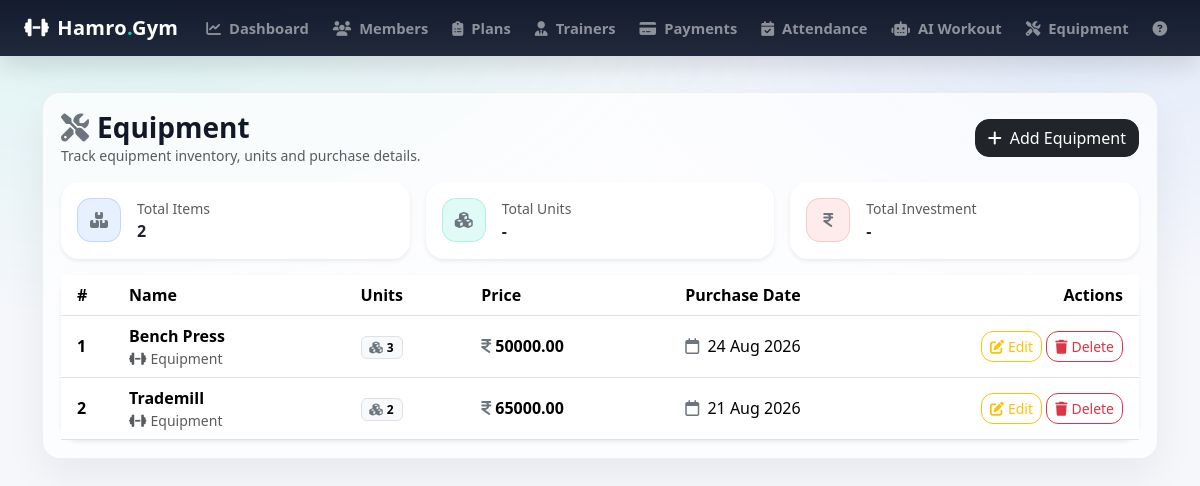
/admin_equipment/ (signed in), run on the app's committed database.
### gymapp/models.py (models this page shows, shortened)
class Equipment(models.Model):
    name = models.CharField(max_length=100)
    units = models.PositiveIntegerField(default=1)
    price = models.DecimalField(max_digits=8, decimal_places=2)
    purchase_date = models.DateField(default=timezone.now) # date when equipment was purchased
    is_active = models.BooleanField(default=True) # if remove/sold, mark as inactive instead of deleting records

### gymapp/views.py (the view)
    def wrapper(request, *args, **kwargs):
        if not request.user.is_authenticated or getattr(request.user, 'role', None) != 'ADMIN':
            messages.error(request, 'You must be logged in as an admin to access this page.')
            return redirect('admin_login')  # Redirect to the admin login page
        return view_func(request, *args, **kwargs)

### gymapp/views.py (called while the page is built)
def admin_required(view_func):
    def wrapper(request, *args, **kwargs):
        if not request.user.is_authenticated or getattr(request.user, 'role', None) != 'ADMIN':
            messages.error(request, 'You must be logged in as an admin to access this page.')
            return redirect('admin_login')  # Redirect to the admin login page
        return view_func(request, *args, **kwargs)
    return wrapper

@admin_required
def admin_equipment_list(request):
    search = request.GET.get('search', '')
    equipments = Equipment.objects.all().order_by('name') # order equipment by name
    if search:
        equipments = equipments.filter(name__icontains=search)
    return render(request, 'admin_equipment_list.html', {'equipments' : equipments, 'search':search})

### gymapp/templates/admin_equipment_list.html (shortened to what this page needs)
{% extends 'base.html' %}
{% block content %}
<div class="d-flex flex-wrap justify-content-between align-items-center gap-2 mb-3">
    <div>
        <h3 class="mb-0 fw-bold">
            <i class="fa-solid fa-screwdriver-wrench me-2 text-secondary"></i>Equipment
        </h3>
        <div class="text-muted small">Track equipment inventory, units and purchase details.</div>
    </div>
    <a href="{% url 'admin_equipment_add' %}" class="btn btn-dark" style="border-radius:14px;">
        <i class="fa-solid fa-plus me-2"></i>Add Equipment
    </a>
</div>
<div class="row g-3 mb-3">
    <div class="col-12 col-md-4">
        <div class="card border-0 shadow-sm" style="border-radius:18px;">
            <div class="card-body">
                <div class="d-flex align-items-center gap-3">
                    <div class="d-inline-flex align-items-center justify-content-center"
                         style="width:44px;height:44px;border-radius:14px;background:rgba(59,130,246,.12);border:1px solid rgba(59,130,246,.22);">
                        <i class="fa-solid fa-boxes-stacked text-secondary"></i>
                    </div>
                    <div>
                        <div class="text-muted small">Total Items</div>
                        <div class="fw-bold">{{ equipments|length }}</div>
                    </div>
                </div>
            </div>
        </div>
    </div>
    <div class="col-12 col-md-4">
        <div class="card border-0 shadow-sm" style="border-radius:18px;">
            <div class="card-body">
                <div class="d-flex align-items-center gap-3">
                    <div class="d-inline-flex align-items-center justify-content-center"
                         style="width:44px;height:44px;border-radius:14px;background:rgba(0,209,178,.12);border:1px solid rgba(0,209,178,.22);">
                        <i class="fa-solid fa-cubes text-secondary"></i>
                    </div>
                    <div>
                        <div class="text-muted small">Total Units</div>
                        <div class="fw-bold">{{ total_units|default:"-" }}</div>
                    </div>
                </div>
            </div>
        </div>
    </div>
    <div class="col-12 col-md-4">
        <div class="card border-0 shadow-sm" style="border-radius:18px;">
            <div class="card-body">
                <div class="d-flex align-items-center gap-3">
                    <div class="d-inline-flex align-items-center justify-content-center"
                         style="width:44px;height:44px;border-radius:14px;background:rgba(239,68,68,.10);border:1px solid rgba(239,68,68,.20);">
                        <i class="fa-solid fa-indian-rupee-sign text-secondary"></i>
                    </div>
                    <div>
                        <div class="text-muted small">Total Investment</div>
                        <div class="fw-bold">{{ total_investment|default:"-" }}</div>
                    </div>
                </div>
            </div>
        </div>
    </div>
</div>
<div class="card border-0 shadow-sm" style="border-radius:18px;">
    <div class="card-body p-0">
        <div class="table-responsive">
            <table class="table table-hover align-middle mb-0">
                <thead style="background: rgba(15,23,42,.98); color:#fff;">
                <tr>
                    <th class="ps-3" style="width:60px;">#</th>
                    <th>Name</th>
                    <th>Units</th>
                    <th>Price</th>
                    <th>Purchase Date</th>
                    <th class="text-end pe-3" style="width:190px;">Actions</th>
                </tr>
                </thead>
                <tbody>
                {% for e in equipments %}
                    <tr>
                        <td class="ps-3 fw-semibold">{{ forloop.counter }}</td>
                        <td>
                            <div class="fw-semibold">{{ e.name }}</div>
                            <div class="small text-muted">
                                <i class="fa-solid fa-dumbbell me-1"></i>Equipment
                            </div>
                        </td>
                        <td class="text-nowrap">
                            <span class="badge text-bg-light border">
                                <i class="fa-solid fa-cubes me-1 text-secondary"></i>{{ e.units }}
                            </span>
                        </td>
                        <td class="text-nowrap">
                            <span class="fw-bold">
                                <i class="fa-solid fa-indian-rupee-sign me-1 text-secondary"></i>{{ e.price }}
                            </span>
                        </td>
                        <td class="text-nowrap">
                            {% if e.purchase_date %}
                                <i class="fa-regular fa-calendar me-1 text-secondary"></i>
                                {{ e.purchase_date|date:"d M Y" }}
                            {% else %}
                                <span class="text-muted">-</span>
                            {% endif %}
                        </td>
                        <td class="text-end pe-3">
                            <a href="{% url 'admin_equipment_edit' e.id %}"
                               class="btn btn-sm btn-outline-warning"
                               style="border-radius:12px;">
                                <i class="fa-solid fa-pen-to-square me-1"></i>Edit
                            </a>
                            <form action="{% url 'admin_equipment_delete' e.id %}"
                                  method="post" class="d-inline-block">
                                <button type="submit" class="btn btn-sm btn-outline-danger"
                                        style="border-radius:12px;"
                                        onclick="return confirm('Delete this equipment?')">
                                    <i class="fa-solid fa-trash me-1"></i>Delete
                                </button>
                            </form>
                        </td>
                    </tr>
                {% endfor %}
                </tbody>
            </table>
        </div>
    </div>
</div>
{% endblock %}

### gymapp/templates/base.html (style rules this page uses)
:root { --brand: #00d1b2; --dark-2: #0f172a; --card: #ffffff; --muted: #6b7280; }
body { background: radial-gradient(1200px 600px at 10% 0%, rgba(0, 209, 178, .10), transparent 55%), radial-gradient(900px 450px at 90% 10%, rgba(59, 130, 246, .10), transparent 55%), #f6f7fb; color: #111827; }

### data on the page
Equipment: name "Bench Press", units "3", price "50000.00", purchase_date "24 Aug 2026"
Equipment: name "Trademill", units "2", price "65000.00", purchase_date "21 Aug 2026"

### other printed values
{{ equipments|length }} "2"
{{ total_units|default:"-" }} "-"
{{ total_investment|default:"-" }} "-"
